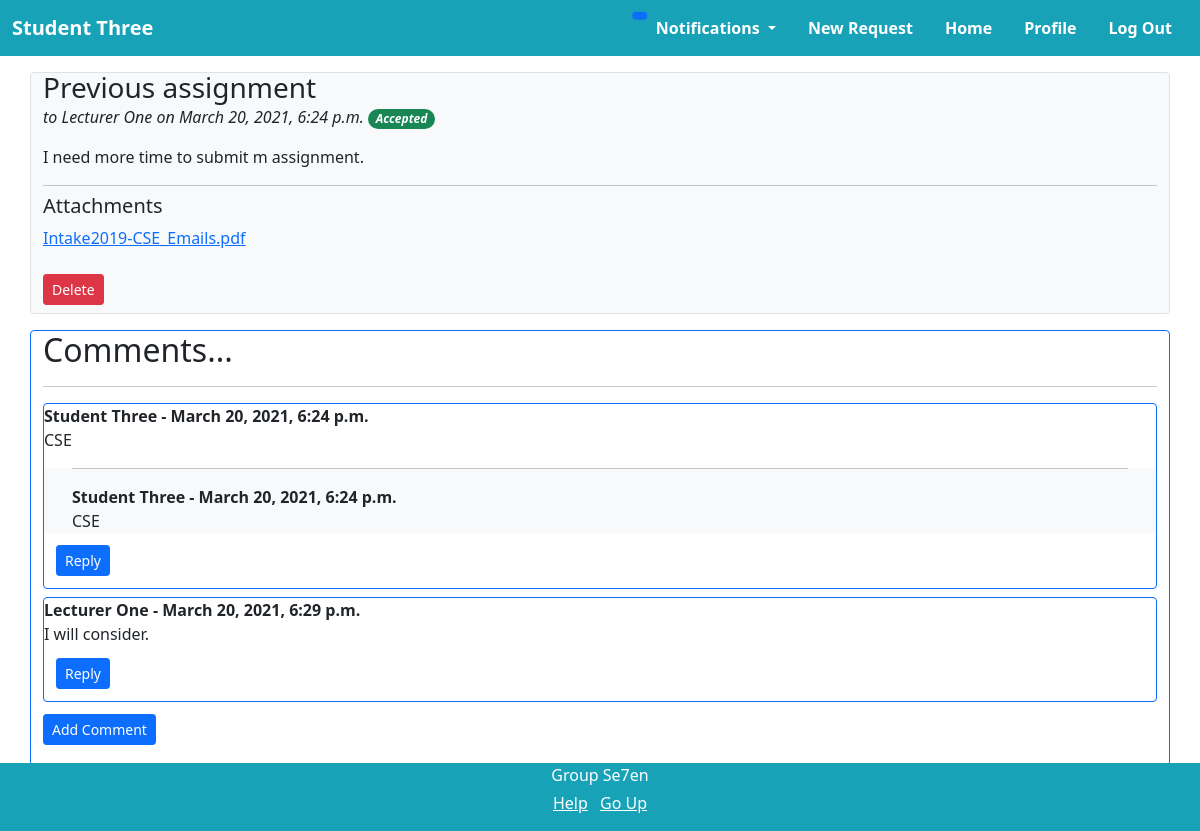
Screenshot of /requester/request/6/ (signed in) with the database file from the repository.
### users/models.py (models this page shows, shortened)
class CustomUser(AbstractUser):
    username = None
    email = models.EmailField(_('email address'), unique=True)
    USERNAME_FIELD = 'email'
    REQUIRED_FIELDS = []
    objects = CustomUserManager()
    def __str__(self):
        if (self.groups.filter(name='Lecturer').exists()):
            return self.lecturerprofile.firstName + " " + self.lecturerprofile.lastName
        elif (self.groups.filter(name='Student').exists()):
            return self.studentprofile.firstName + " " + self.studentprofile.lastName
        else:
            return ""

class Profile(models.Model):
    firstName = models.CharField(max_length=50, verbose_name="First Name")
    lastName = models.CharField(max_length=50, verbose_name="Last Name")
    image = models.ImageField(default='defaultDP.jpg', upload_to='profile_pics', verbose_name="Profile Picture")
    class Meta:
        abstract = True

class StudentProfile(Profile):
    DEPARTMENT_CHOICES = [
    ('EN', 'ENTC'),
    ('CS', 'CSE'),
    ('BM', 'BM'),
    ('ME', 'ME'),
    ('MT', 'MT'),
    ('CH', 'CH'),
    ('EE', 'EE'),
    ('CE', 'CE')
    ]
    user = models.OneToOneField(CustomUser, on_delete=models.CASCADE, related_name="studentprofile")
    indexNo = models.CharField(max_length=7, verbose_name="Index Number")
    department = models.CharField(max_length=2, choices=DEPARTMENT_CHOICES, verbose_name="Department")
    contactNo = models.CharField(max_length=10, verbose_name="Contact Number")

class LecturerProfile(Profile):
    DEPARTMENT_CHOICES = [
    ('EN', 'ENTC'),
    ('CS', 'CSE'),
    ('BM', 'BM'),
    ('ME', 'ME'),
    ('MT', 'MT'),
    ('CH', 'CH'),
    ('EE', 'EE'),
    ('CE', 'CE'),
    ('MA', 'MA')
    ]
    user = models.OneToOneField(CustomUser, on_delete=models.CASCADE, related_name="lecturerprofile")
    department = models.CharField(max_length=2, choices=DEPARTMENT_CHOICES, verbose_name="Department")

### requester/models.py (models this page shows, shortened)
class StudentRequest(models.Model):
    TYPE_CHOICES = [
        ('SD', 'Extending Deadline'),
        ('LR', 'Leave Request'),
        ('RL', 'Rescheduling of a Lecture'),
        ('MR', 'Miscellaneous Request')
    ]
    ACCEPT_STATUS = [
        ('PN', 'Pending'),
        ('AC', 'Accepted'),
        ('RJ', 'Rejected')
    ]
    requestType = models.CharField(max_length=2, choices=TYPE_CHOICES,  verbose_name="Type of the request")
    title = models.CharField(max_length=100, verbose_name="Request Title")
    content = models.TextField(verbose_name="Request Content")
    date_posted = models.DateTimeField(default=timezone.now)
    author = models.ForeignKey(CustomUser, related_name="student_requests", on_delete=models.CASCADE, limit_choices_to={'groups__name': 'Student'})
    reciever = models.ForeignKey(CustomUser, related_name="lecturer_requests", on_delete=models.CASCADE,  verbose_name="Reciever", limit_choices_to={'groups__name': 'Lecturer'})
    accept_status = models.CharField(max_length=2, choices=ACCEPT_STATUS, default='PN')
    attachments = models.FileField(upload_to="request_attachments", verbose_name="Attachments", blank=True ,null=True)

class Comment(models.Model):
    studentrequest = models.ForeignKey(StudentRequest, related_name="comments", on_delete=models.CASCADE)
    author =  models.ForeignKey(CustomUser, related_name="comment_author", on_delete=models.CASCADE)
    body = models.TextField(verbose_name="Comment")
    date_commented = models.DateTimeField(default=timezone.now)

class CommentReply(models.Model):
    comment = models.ForeignKey(Comment, related_name="replies", on_delete=models.CASCADE)
    author =  models.ForeignKey(CustomUser, related_name="reply_author", on_delete=models.CASCADE)
    body = models.TextField(verbose_name="Reply")
    date_replied = models.DateTimeField(default=timezone.now)

### requester/views.py (the view)
# urls.py: path('request/<int:pk>/', RequestDetailView.as_view(), name='request-detail'),# url to request detail page
class RequestDetailView(LoginRequiredMixin, DetailView):
  model = StudentRequest
  context_object_name = 'StudentRequests'
  def get_template_names(self):
    if self.request.user.groups.filter(name='Lecturer').exists():
      return ['requester/lecturer_requestdetail.html']
    elif self.request.user.groups.filter(name='Student').exists():
      return ['requester/student_requestdetail.html']

### requester/templates/requester/Student_requestdetail.html (shortened to what this page needs)
{% extends "requester/base.html" %}
{% block content %}
    <div class="container bg-light border rounded m-3 mx-auto">
        <h3 class="lh-1">{{ object.title }}</h3>
        <p class="fw-light fst-italic lh-1">to {{ object.reciever }} on {{object.date_posted}}
          {% if object.accept_status == 'PN' %}
            <span class="badge rounded-pill bg-secondary">Pending</span>
          {% elif object.accept_status == 'AC' %}
            <span class="badge rounded-pill bg-success">Accepted</span>
          {% else %}
            <span class="badge rounded-pill bg-danger">Rejected</span>
          {% endif %}
        </p>
        <p>{{ object.content|linebreaksbr }}</p>
        {% if object.attachments %}
          <hr class="my-2">
          <h5>Attachments</h5>
          <p><a href="{{ object.attachments.url }}"> {{ object.attachments.name|slice:"20:" }} </a></p>
        {% endif %}
        {% if object.author == user %}
          <a class="btn btn-danger btn-sm my-2" href="{% url 'request-delete' object.id %}">Delete</a>
        {% endif %}
    </div>
    <div class="container border border-primary rounded m-3 mx-auto">
      <h2>Comments...</h2>
      <hr>
      {% if not object.comments.all %}
        No Comments Yet.....
      {% else %}
        {% for comment in object.comments.all %}
          <div class=" border border-primary rounded mb-2">
            <strong>
              {{ comment.author}} - {{ comment.date_commented }}
            </strong>
            {{ comment.body|linebreaksbr }}
            <div class="container bg-light ">
              {% if comment.replies.all %}
                {% for reply in comment.replies.all %}
                  <div class="mx-3">
                    <hr>
                    <strong>
                      {{ reply.author}} - {{ reply.date_replied }}
                    </strong>
                    {{ reply.body|linebreaksbr }}
                  </div>
                {% endfor %}
              {% endif %}
            </div>
            <div class="m-2">
              <a class="btn btn-primary btn-sm m-1" href="{% url 'request-replycomment' pk=object.id commentpk=comment.id%}">Reply</a>
            </div>
          </div>
        {% endfor %}
      {% endif %}
      <p><a class="btn btn-primary btn-sm mt-1 mb-1" href="{% url 'request-addcomment' pk=object.id %}">Add Comment</a></p>
    </div>
{% endblock content %}

### requester/templates/requester/base.html (shortened to what this page needs)
{% load notifications_tags %}
{% load static%}
<!doctype html>
<html lang="en">
  <head>
    <link href="https://cdn.jsdelivr.net/npm/bootstrap@5.0.0-beta1/dist/css/bootstrap.min.css" rel="stylesheet">
    <link rel="stylesheet" href="https://cdnjs.cloudflare.com/ajax/libs/font-awesome/4.7.0/css/font-awesome.min.css">
  </head>
  <body class="pt-5">
    <nav class="navbar fixed-top navbar-expand-sm navbar-dark">
      <div class="container-fluid">
        <a class="navbar-brand fw-bold text-white" href="{% url 'requester-home' %}">
            {{ user }}
        </a>
        <div class="collapse navbar-collapse justify-content-end" id="navbarSupportedContent">
          <ul class="nav fw-bold text-white">
            <li class="nav-item dropdown">
              <a class="nav-link dropdown-toggle text-reset text-white" href="#" id="navbarDropdown" role="button" data-bs-toggle="dropdown" aria-expanded="false">
                Notifications
                <span class="position-absolute top-1 start-0 translate-middle badge rounded-pill bg-primary">
                </span>
              </a>
            </li>
            {% ifequal user.groups.all.0|stringformat:"s" 'Student' %}
            <li class="nav-item">
              <a class="nav-link text-reset" href="{% url 'request-create' %}">New Request</a>
            </li>
            {% endifequal %}
            <li class="nav-item">
              <a class="nav-link text-reset" href="{% url 'requester-home' %}">Home</a>
            </li>
            <li class="nav-item">
              <a class="nav-link text-reset" href="{% url 'profile' %}" tabindex="-1" aria-disabled="true">Profile</a>
            </li>
            <li class="nav-item">
              <a class="nav-link text-reset" href="{% url 'logout' %}">Log Out</a>
            </li>
          </ul>
        </div>
      </div>
    </nav>
    <div class="container-fluid background pt-2">
        {% block content %}{% endblock %}
    </div>
    <div class="mt-4 container-fluid footer text-center fixed-bottom">
      <p class="mb-1 text-white">Group Se7en</p>
      <ul class="list-inline text-white">
        <li class="list-inline-item"><a class="text-reset" href="#">Help</a></li>
        <li class="list-inline-item"><a class="text-reset" href="#">Go Up</a></li>
      </ul>
    </div>
  </body>
</html>

### requester/templates/requester/base.html (style rules this page uses)
.navbar { background-color: #17a2b8; }
.footer { background-color: #17a2b8; }
.background { background-color: #ffffff; }

### rows the page displays
CustomUser: id.lastName "Student Three"
StudentRequest: title "Previous assignment", reciever "Lecturer One", date_posted "March 20, 2021, 6:24 p.m.", content "I need more time to submit m assignment.", attachments.name "Intake2019-CSE_Emails.pdf"
Comment: author "Student Three", date_commented "March 20, 2021, 6:24 p.m.", body "CSE"
CommentReply: author "Student Three", date_replied "March 20, 2021, 6:24 p.m.", body "CSE"
Comment: author "Lecturer One", date_commented "March 20, 2021, 6:29 p.m.", body "I will consider."
